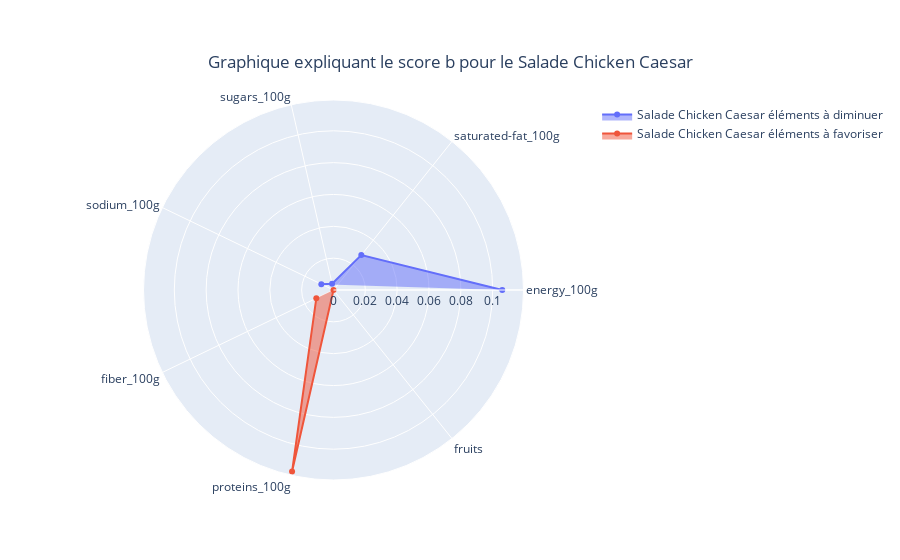

Notebook source saved alongside this figure:
### Code cell
#graphique de Salade Chicken Caesar
produit_stats('Salade Chicken Caesar')

### Figure 1 — Plotly figure (JSON) as saved in the notebook; plotly's stock layout.template omitted (floating-point values rounded to 4 significant figures)
{"data": [{"fill": "toself", "name": "Salade Chicken Caesar éléments à diminuer", "r": [0.106, 0.02803, 0.004, 0.008489], "subplot": "polar", "theta": ["energy_100g", "saturated-fat_100g", "sugars_100g", "sodium_100g"], "type": "scatterpolar"}, {"fill": "toself", "name": "Salade Chicken Caesar éléments à favoriser", "r": [0.012, 0.117, 0], "subplot": "polar", "theta": ["fiber_100g", "proteins_100g", "fruits"], "type": "scatterpolar"}], "layout": {"polar": {"domain": {"x": [0, 1], "y": [0, 1]}}, "showlegend": true, "title": {"text": "Graphique expliquant le score b pour le Salade Chicken Caesar", "x": 0.5, "xanchor": "center", "y": 0.9, "yanchor": "top"}}}
